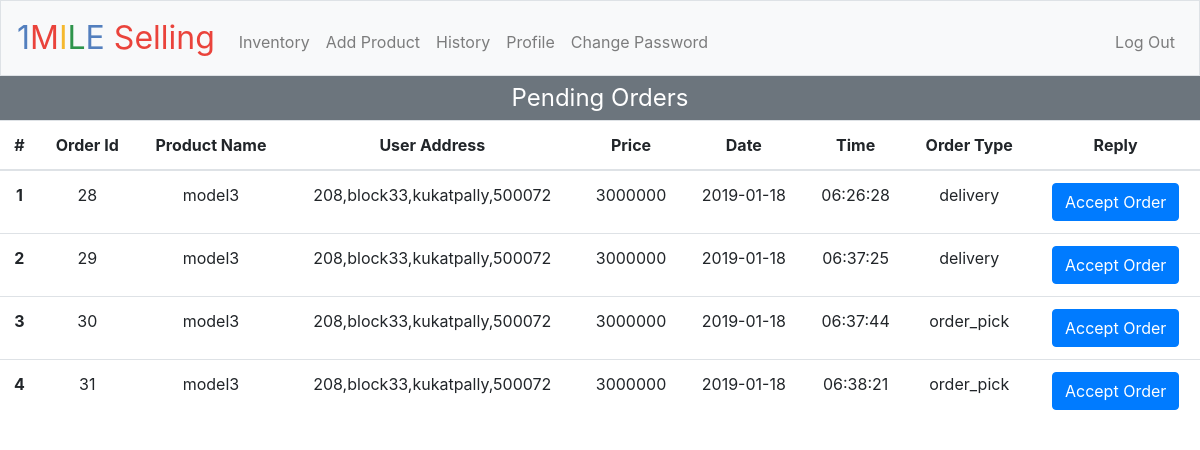
Page /seller_index (signed in) on the committed database.
### tables this page shows
CREATE TABLE 'order_history' ('order_id' integer PRIMARY KEY AUTOINCREMENT NOT NULL, 'product_id' integer, 'user_phone' text, 'seller_phone' text, 'price' text, 'order_quantity' integer, 'order_type' text, 'status' text, 'date' date NOT NULL DEFAULT CURRENT_DATE, 'time' time NOT NULL DEFAULT CURRENT_TIME, 'product_name' text, 'delivery_time' text);

CREATE TABLE 'users' ('user_name' text, 'user_phone' text PRIMARY KEY NOT NULL, 'email' text, 'street_name' text, 'city' text, 'state' text, 'pin' text, 'password' text, 'latitude' real, 'longitude' real);

### application.py (the view)
@app.route("/seller_index")
@seller_login_required
def seller_index():
    rows=db.execute("SELECT * FROM order_history WHERE seller_phone=:seller_phone AND status=:status",seller_phone=session.get("seller_phone"),status="pending")
    users=[]
    for row in rows:
            users = users + db.execute("SELECT street_name,pin,user_name FROM users WHERE user_phone=:user_phone",user_phone=row['user_phone'])
    return render_template("seller_index.html",rows=rows,users=users)

### helpers.py (called while the page is built)
def seller_login_required(f):
    @wraps(f)
    def decorated_function(*args, **kwargs):
        if session.get("seller_phone") is None:
            return redirect("/seller_login")
        return f(*args, **kwargs)
    return decorated_function

### templates/seller_index.html (shortened to what this page needs)
{% extends "layout.html" %}
{% block main %}
<div class="p-1 bg-secondary text-white" style="font-size:150%">Pending Orders</div>
<table class="table table-hover">
            <thead>
            <tr>
              <th scope="col">#</th>
              <th scope="col">Order Id</th>
              <th scope="col">Product Name</th>
              <th scope="col">User Address</th>
              <th scope="col">Price</th>
              <th scope="col">Date</th>
              <th scope="col">Time</th>
              <th scope="col">Order Type</th>
              <th scope="col">Reply</th>
            </tr>
            </thead>
            <tbody>
            {% for row in rows %}
            <tr>
             <th scope="row">{{loop.index}}</th>
              <td>{{row.order_id}}</td>
              <td>{{row.product_name}}</td>
              <td>{{users[loop.index0]['street_name']}},{{users[loop.index0]['pin']}}</td>
              <td>{{row.price}}</td>
              <td>{{row.date}}</td>
              <td>{{row.time}}</td>
              <td>{{row.order_type}}</td>
              <td> <a href= "/accept_order?order_id={{row.order_id}}&order_type={{row.order_type}}&product_id={{row.product_id}}&user_phone={{row.user_phone}}" class="btn btn-primary" > Accept Order </a> </td>
            </tr>
           {% endfor %}
            </tbody>
        </table>
{% endblock %}

### static/styles.css (style rules this page uses)
html, body,main { height: 100%; margin: 0; padding: 0; }

### rows in the picture
order_history: order_id "28", product_name "model3", price "3000000", date "2019-01-18", time "06:26:28", order_type "delivery"
users: street_name "208,block33,kukatpally", pin "500072"
order_history: order_id "29", product_name "model3", price "3000000", date "2019-01-18", time "06:37:25", order_type "delivery"
order_history: order_id "30", product_name "model3", price "3000000", date "2019-01-18", time "06:37:44", order_type "order_pick"
order_history: order_id "31", product_name "model3", price "3000000", date "2019-01-18", time "06:38:21", order_type "order_pick"
